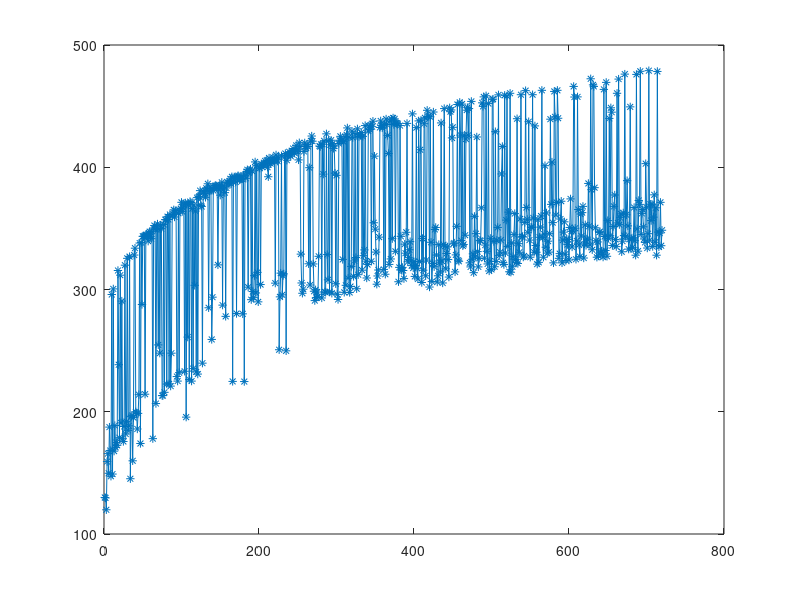

The MATLAB source for this figure:
clear
load('SG_data.mat')
y=SG(:,2);
z=SG(:,3);
% Y=y-z;
Y=y;
Y=Y-min(Y);
Y=Y./max(Y);
Y=Y.*9500;
plot(Y,'*-')
z=z-mean(z);
z=z./7.8;
plot(z,'*-')
a=Y(2:100:end);
 plot(a,'*-')